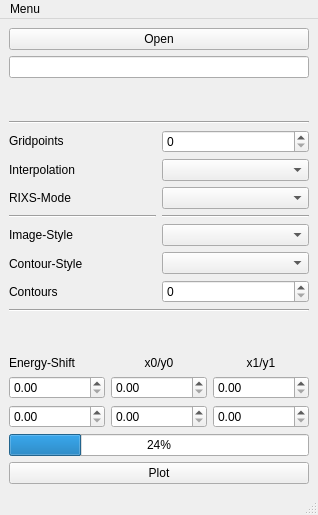
<?xml version="1.0" encoding="UTF-8"?>
<ui version="4.0">
 <class>MainWindow</class>
 <widget class="QMainWindow" name="MainWindow">
  <property name="geometry">
   <rect>
    <x>0</x>
    <y>0</y>
    <width>318</width>
    <height>515</height>
   </rect>
  </property>
  <property name="windowTitle">
   <string>MainWindow</string>
  </property>
  <widget class="QWidget" name="centralwidget">
   <layout class="QVBoxLayout" name="verticalLayout">
    <item>
     <widget class="QPushButton" name="openFILE">
      <property name="text">
       <string>Open</string>
      </property>
     </widget>
    </item>
    <item>
     <widget class="QLineEdit" name="fileNAME">
      <property name="text">
       <string/>
      </property>
     </widget>
    </item>
    <item>
     <spacer name="verticalSpacer_2">
      <property name="orientation">
       <enum>Qt::Vertical</enum>
      </property>
      <property name="sizeHint" stdset="0">
       <size>
        <width>20</width>
        <height>40</height>
       </size>
      </property>
     </spacer>
    </item>
    <item>
     <widget class="Line" name="line_4">
      <property name="orientation">
       <enum>Qt::Horizontal</enum>
      </property>
     </widget>
    </item>
    <item>
     <layout class="QHBoxLayout" name="horizontalLayout_2">
      <item>
       <layout class="QVBoxLayout" name="verticalLayout_3">
        <item>
         <widget class="QLabel" name="label">
          <property name="text">
           <string>Gridpoints</string>
          </property>
         </widget>
        </item>
        <item>
         <widget class="QLabel" name="label_8">
          <property name="text">
           <string>Interpolation</string>
          </property>
         </widget>
        </item>
        <item>
         <widget class="QLabel" name="label_9">
          <property name="text">
           <string>RIXS-Mode</string>
          </property>
         </widget>
        </item>
        <item>
         <widget class="Line" name="line">
          <property name="orientation">
           <enum>Qt::Horizontal</enum>
          </property>
         </widget>
        </item>
        <item>
         <widget class="QLabel" name="label_5">
          <property name="text">
           <string>Image-Style</string>
          </property>
         </widget>
        </item>
        <item>
         <widget class="QLabel" name="label_7">
          <property name="text">
           <string>Contour-Style</string>
          </property>
         </widget>
        </item>
        <item>
         <widget class="QLabel" name="label_6">
          <property name="text">
           <string>Contours</string>
          </property>
         </widget>
        </item>
       </layout>
      </item>
      <item>
       <layout class="QVBoxLayout" name="verticalLayout_2">
        <item>
         <widget class="QSpinBox" name="gridPOINTS"/>
        </item>
        <item>
         <widget class="QComboBox" name="kindINTER"/>
        </item>
        <item>
         <widget class="QComboBox" name="kindRIXS"/>
        </item>
        <item>
         <widget class="Line" name="line_2">
          <property name="orientation">
           <enum>Qt::Horizontal</enum>
          </property>
         </widget>
        </item>
        <item>
         <widget class="QComboBox" name="kindIMG"/>
        </item>
        <item>
         <widget class="QComboBox" name="kindCONTOUR"/>
        </item>
        <item>
         <widget class="QSpinBox" name="numbCONTOUR"/>
        </item>
       </layout>
      </item>
     </layout>
    </item>
    <item>
     <widget class="Line" name="line_3">
      <property name="orientation">
       <enum>Qt::Horizontal</enum>
      </property>
     </widget>
    </item>
    <item>
     <spacer name="verticalSpacer">
      <property name="orientation">
       <enum>Qt::Vertical</enum>
      </property>
      <property name="sizeHint" stdset="0">
       <size>
        <width>20</width>
        <height>40</height>
       </size>
      </property>
     </spacer>
    </item>
    <item>
     <layout class="QGridLayout" name="gridLayout">
      <item row="2" column="2">
       <widget class="QDoubleSpinBox" name="en_x1"/>
      </item>
      <item row="2" column="1">
       <widget class="QDoubleSpinBox" name="en_x0"/>
      </item>
      <item row="3" column="2">
       <widget class="QDoubleSpinBox" name="en_y1"/>
      </item>
      <item row="3" column="0">
       <widget class="QDoubleSpinBox" name="enSHIFT_Y"/>
      </item>
      <item row="3" column="1">
       <widget class="QDoubleSpinBox" name="en_y0"/>
      </item>
      <item row="2" column="0">
       <widget class="QDoubleSpinBox" name="enSHIFT_X"/>
      </item>
      <item row="1" column="0">
       <widget class="QLabel" name="label_2">
        <property name="text">
         <string>Energy-Shift</string>
        </property>
        <property name="textFormat">
         <enum>Qt::AutoText</enum>
        </property>
        <property name="alignment">
         <set>Qt::AlignLeading|Qt::AlignLeft|Qt::AlignTop</set>
        </property>
       </widget>
      </item>
      <item row="1" column="1">
       <widget class="QLabel" name="label_3">
        <property name="text">
         <string>x0/y0</string>
        </property>
        <property name="alignment">
         <set>Qt::AlignHCenter|Qt::AlignTop</set>
        </property>
       </widget>
      </item>
      <item row="1" column="2">
       <widget class="QLabel" name="label_4">
        <property name="text">
         <string>x1/y1</string>
        </property>
        <property name="alignment">
         <set>Qt::AlignHCenter|Qt::AlignTop</set>
        </property>
       </widget>
      </item>
     </layout>
    </item>
    <item>
     <widget class="QProgressBar" name="progressPLOT">
      <property name="value">
       <number>24</number>
      </property>
     </widget>
    </item>
    <item>
     <widget class="QPushButton" name="RIXSPlot">
      <property name="text">
       <string>Plot</string>
      </property>
     </widget>
    </item>
   </layout>
  </widget>
  <widget class="QMenuBar" name="menubar">
   <property name="geometry">
    <rect>
     <x>0</x>
     <y>0</y>
     <width>318</width>
     <height>22</height>
    </rect>
   </property>
   <widget class="QMenu" name="menuMenu">
    <property name="title">
     <string>Menu</string>
    </property>
    <addaction name="actionAbout"/>
    <addaction name="actionHel"/>
    <addaction name="separator"/>
    <addaction name="actionPreference"/>
   </widget>
   <addaction name="menuMenu"/>
  </widget>
  <widget class="QStatusBar" name="statusbar"/>
  <action name="actionAbout">
   <property name="text">
    <string>About</string>
   </property>
   <property name="shortcut">
    <string>Ctrl+Shift+A</string>
   </property>
  </action>
  <action name="actionHel">
   <property name="text">
    <string>Help</string>
   </property>
   <property name="shortcut">
    <string>Ctrl+Shift+H</string>
   </property>
  </action>
  <action name="actionPreference">
   <property name="text">
    <string>Preference</string>
   </property>
   <property name="shortcut">
    <string>Ctrl+Shift+P</string>
   </property>
  </action>
 </widget>
 <resources/>
 <connections/>
</ui>
